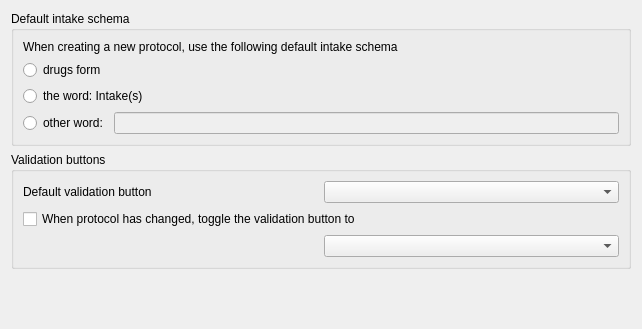
<?xml version="1.0" encoding="UTF-8"?>
<ui version="4.0">
 <class>DrugsWidget::Internal::ProtocolPreferencesWidget</class>
 <widget class="QWidget" name="DrugsWidget::Internal::ProtocolPreferencesWidget">
  <property name="geometry">
   <rect>
    <x>0</x>
    <y>0</y>
    <width>642</width>
    <height>329</height>
   </rect>
  </property>
  <property name="windowTitle">
   <string>Form</string>
  </property>
  <layout class="QGridLayout" name="gridLayout_3">
   <item row="0" column="0" colspan="2">
    <widget class="QGroupBox" name="groupBox">
     <property name="title">
      <string>Default intake schema</string>
     </property>
     <layout class="QGridLayout" name="gridLayout_2">
      <item row="0" column="0" colspan="2">
       <widget class="QLabel" name="label_2">
        <property name="text">
         <string>When creating a new protocol, use the following default intake schema</string>
        </property>
       </widget>
      </item>
      <item row="1" column="0" colspan="2">
       <widget class="QRadioButton" name="drugFormRadio">
        <property name="text">
         <string>drugs form</string>
        </property>
       </widget>
      </item>
      <item row="2" column="0" colspan="2">
       <widget class="QRadioButton" name="intakeRadio">
        <property name="text">
         <string>the word: Intake(s)</string>
        </property>
       </widget>
      </item>
      <item row="3" column="0">
       <widget class="QRadioButton" name="otherRadio">
        <property name="text">
         <string>other word:</string>
        </property>
       </widget>
      </item>
      <item row="3" column="1">
       <widget class="QLineEdit" name="lineEdit">
        <property name="enabled">
         <bool>false</bool>
        </property>
       </widget>
      </item>
     </layout>
    </widget>
   </item>
   <item row="1" column="0" colspan="2">
    <widget class="QGroupBox" name="groupBox_2">
     <property name="title">
      <string>Validation buttons</string>
     </property>
     <layout class="QGridLayout" name="gridLayout">
      <item row="0" column="0">
       <widget class="QLabel" name="label_3">
        <property name="text">
         <string>Default validation button</string>
        </property>
       </widget>
      </item>
      <item row="0" column="1">
       <widget class="QComboBox" name="defaultButtonCombo"/>
      </item>
      <item row="1" column="0" colspan="2">
       <widget class="QCheckBox" name="toggleCheckbox">
        <property name="text">
         <string>When protocol has changed, toggle the validation button to</string>
        </property>
       </widget>
      </item>
      <item row="2" column="1">
       <widget class="QComboBox" name="saveToggleCombo"/>
      </item>
     </layout>
    </widget>
   </item>
   <item row="2" column="1">
    <spacer name="verticalSpacer">
     <property name="orientation">
      <enum>Qt::Vertical</enum>
     </property>
     <property name="sizeHint" stdset="0">
      <size>
       <width>20</width>
       <height>40</height>
      </size>
     </property>
    </spacer>
   </item>
  </layout>
 </widget>
 <resources/>
 <connections>
  <connection>
   <sender>otherRadio</sender>
   <signal>toggled(bool)</signal>
   <receiver>lineEdit</receiver>
   <slot>setEnabled(bool)</slot>
   <hints>
    <hint type="sourcelabel">
     <x>99</x>
     <y>163</y>
    </hint>
    <hint type="destinationlabel">
     <x>172</x>
     <y>161</y>
    </hint>
   </hints>
  </connection>
 </connections>
</ui>
